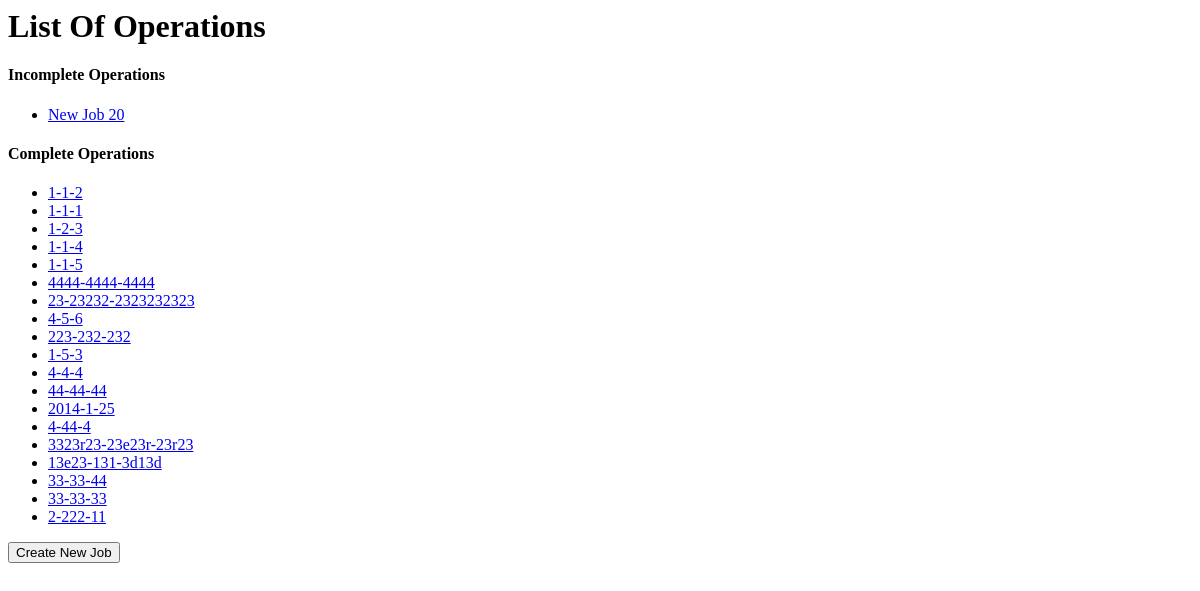
The app's page /embossers/, older data.
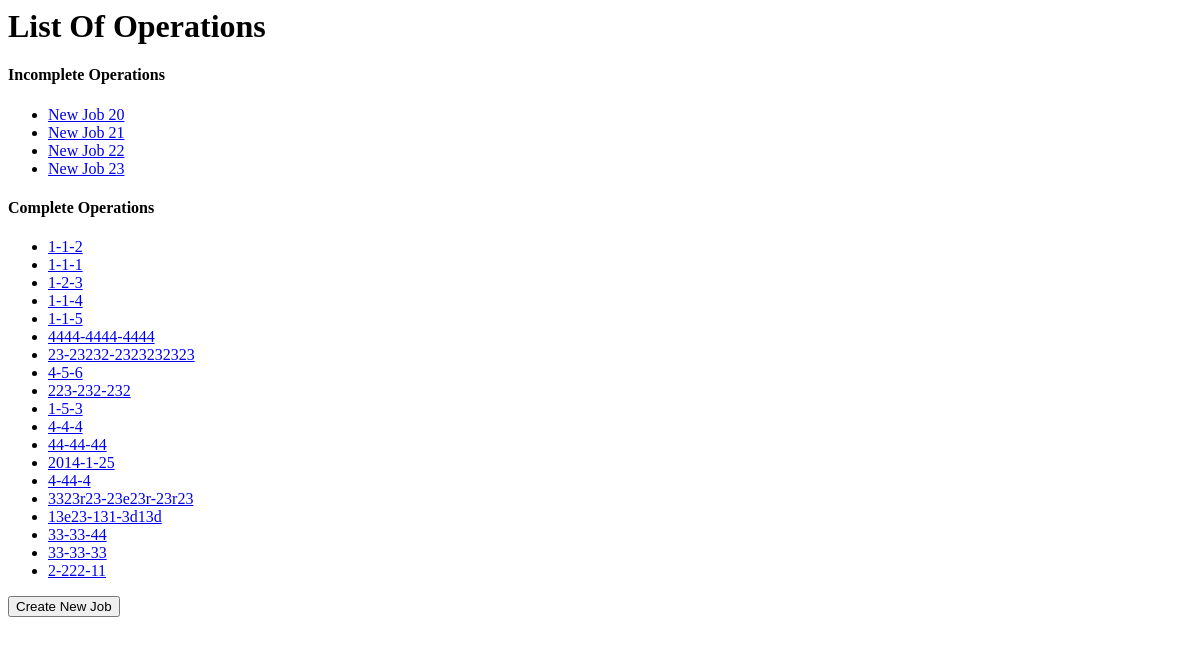
The same page, newer data.
### embossers/models.py (models this page shows, shortened)
class Job(models.Model):
    job_id = models.CharField(max_length=100, default="New Job", unique=True)
    date_created = models.DateTimeField('date created', auto_now_add=True)
    last_update = models.DateTimeField('last updated', default=timezone.now)
    date_submitted = models.DateTimeField(null=True, blank=True)
    process_outline = models.CharField(max_length=100, default="None", verbose_name="Process Template")
    has_process_outline_been_modified_for_this_operation = models.BooleanField(default=False, verbose_name="Edited Template")
    has_job_name_been_set = models.BooleanField(default=False)
    completed = models.BooleanField(default=False)
    disable_submit_button = models.BooleanField(default=False)
    job_number = models.CharField(max_length=100, blank=True)
    assembly_number = models.CharField(max_length=100, blank=True)
    operation_number = models.CharField(max_length=100, blank=True)
    def was_created_recently(self):
        now = timezone.now()
        return now - datetime.timedelta(days=1) <= self.date_created <= now
    was_created_recently.admin_order_field = 'date_created'
    was_created_recently.boolean = True
    was_created_recently.short_description = 'Created recently?'

### embossers/views.py (the view)
class IndexView(generic.ListView):
    template_name = 'embossers/pages/index.html'
    def get_context_data(self, **kwargs):
        context = super(IndexView, self).get_context_data(**kwargs)
        context['jobs'] = Job.objects.all()
        for job in context['jobs']:
            if job.completed == False:
                try:
                    context['incomplete_jobs'].append(job)
                except:
                    context['incomplete_jobs'] = []
                    context['incomplete_jobs'].append(job)
            if job.completed == True:
                try:
                    context['complete_jobs'].append(job)
                except:
                    context['complete_jobs'] = []
                    context['complete_jobs'].append(job)
        return context
    def get_queryset(self):
        return Job.objects.all()

### templates/embossers/pages/index.html
{% load static %}
<link rel="stylesheet" type="text/css" href="{% static 'embossers/style.css' %}" />
<h1>List Of Operations</h1>
{% if jobs %}
    <h4>Incomplete Operations</h4>
    <ul>
    {% for job in incomplete_jobs %}
        {% ifequal job.process_outline "None" %}
            {% ifequal job.has_process_outline_been_modified_for_this_operation False %}
                <li><a href="{% url 'embossers:pick_template' job.id %}">{{ job.job_id }}</a></li>
            {% else %}
                <li><a href="{% url 'embossers:detail' job.id %}">{{ job.job_id }}</a></li>
            {% endifequal %}
        {% else %}
            <li><a href="{% url 'embossers:detail' job.id %}">{{ job.job_id }}</a></li>
        {% endifequal %}
    {% endfor %}
    </ul>
    <h4>Complete Operations</h4>
    <ul>
        {% for job in complete_jobs %}
            {% ifequal job.process_outline "None" %}
                {% ifequal job.has_process_outline_been_modified_for_this_operation False %}
                    <li><a href="{% url 'embossers:pick_template' job.id %}">{{ job.job_id }}</a></li>
                {% else %}
                    <li><a href="{% url 'embossers:detail' job.id %}">{{ job.job_id }}</a></li>
                {% endifequal %}
            {% else %}
                <li><a href="{% url 'embossers:detail' job.id %}">{{ job.job_id }}</a></li>
            {% endifequal %}
        {% endfor %}
        </ul>
{% else %}
    <p>No jobs are available.</p>
{% endif %}
<form action="{% url 'embossers:create_job' %}" name="create_job_from_index">
    <button type="submit">Create New Job</button>
</form>

Row changes from the older to the newer data that the page shows:
added Job: job_id "New Job 21", shown under "Incomplete Operations"
added Job: job_id "New Job 22", shown under "Incomplete Operations"
added Job: job_id "New Job 23", shown under "Incomplete Operations"
